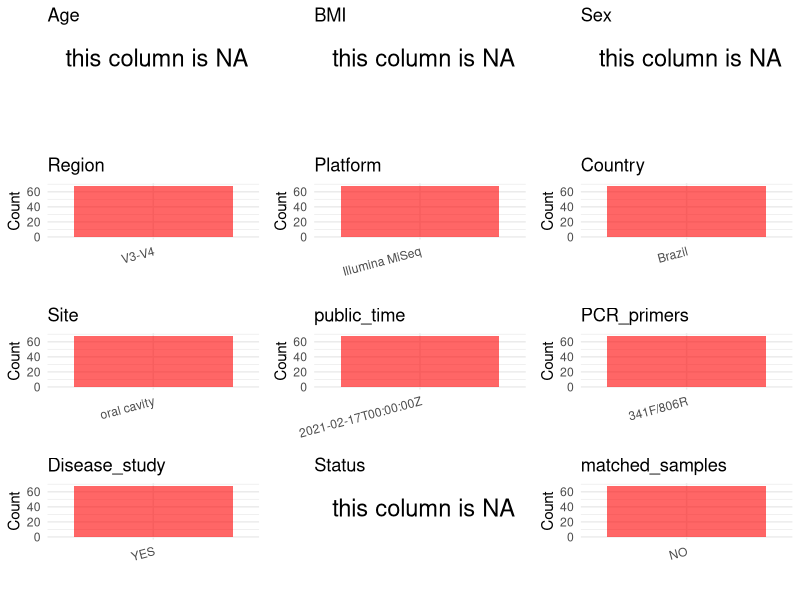

Recreate this plot in R. (Note: this script raises an error after producing the figure.)
## ---- chunk 1
# Load necessary libraries
library(dplyr)
library(ggplot2)
library(cowplot)

# Set working directory (update this path to your local directory)
setwd("D:/studylearning/董彪师兄项目/任务/张辰飞/PRJNA700849")

# Read the initial metadata files
initial_meta<-read.csv("SraRunTable.csv",header = T)

# Combine the two metadata files
#meta <- rbind(initial_meta, initial_meta1)

#Remove entries non-oral samples
#initial_meta <- subset(initial_meta,isolate %in% c("saliva","tongue coat"))

# Check the number of samples containing "HT" in Sample.Name (e.g., healthy controls)
#nrow(subset(meta, grepl("HT", Sample.Name)))

# Display the first few rows of the metadata
head(initial_meta)
## ---- chunk 2
# Create a uniform metadata dataframe
metadata <- data.frame(
  BioProject = initial_meta$BioProject,
  Run = initial_meta$Run,
  sample_name = initial_meta$Sample.Name,
  Age = NA,
  BMI = NA,
  Sex= NA,
  Region = "V3-V4",
  Platform = initial_meta$Instrument,
  Country = initial_meta$geo_loc_name_country,
  Site = initial_meta$host_tissue_sampled,
  public_time = initial_meta$ReleaseDate,
  stringsAsFactors = FALSE
)
## ---- chunk 3
# Add information obtained from the publication
metadata$PCR_primers <- "341F/806R"
metadata$title <- "Taxonomic and Functional Dysregulation in Salivary Microbiomes During Oral Carcinogenesis"
metadata$Disease_study <- "YES"
# Assign disease status based on sample_name patterns
metadata$Status <- NA_character_

#extract subject id by remove prefix of sample_name
#metadata$sample_name <- gsub("T|CR|CS|C|N|S", "", metadata$sample_name)

# Check initial data distribution
cat("Initial sample distribution:\n")
table(metadata$sample_name)
table(metadata$Site)

# Calculate sampling frequency per subject
sample_counts <- table(metadata$sample_name)
cat("\nNumber of samples per subject:\n")
print(sample_counts)

# Create matched_samples column
metadata$matched_samples <- ifelse(metadata$sample_name %in% names(sample_counts[sample_counts >= 2]), "YES", "NO")

cat("\nMatched samples distribution:\n")
table(metadata$matched_samples)

# Identify samples for removal: single samples excluding oral cavity
single_samples <- names(sample_counts[sample_counts == 1])
samples_to_remove <- metadata$sample_name %in% single_samples & !(metadata$Site %in% c("oral cavity"))

cat("\nNumber of samples to be removed:", sum(samples_to_remove), "\n")

# Remove identified samples
metadata_clean <- metadata[!samples_to_remove, ]

cat("\nFinal sample distribution after cleaning:\n")
table(metadata_clean$sample_name)
table(metadata_clean$Site)
table(metadata_clean$matched_samples)

# Use cleaned dataset for subsequent analysis
metadata <- metadata_clean
## ---- chunk 4
# Check the number of unique runs and sample names
print(paste("Number of unique runs:", length(unique(metadata$Run))))
print(paste("Number of unique sample names:", length(unique(metadata$sample_name))))
## ---- chunk 5
# Select columns for visualization
plot_data <- metadata %>%
  select(-BioProject, -Run, -sample_name, -title)

# Function to create simple plots for each column
create_simple_plots <- function(data) {
  plots <- list()
  
  for (col in colnames(data)) {
    # Check if the column is all NA
    if (all(is.na(data[[col]]))) {
      # Create an empty plot with text indicating all NA
      p <- ggplot() +
        annotate("text", x = 0.5, y = 0.5, label = "this column is NA", size = 6) +
        labs(title = col) +
        theme_void()
    } else if (is.numeric(data[[col]])) {
      # Numeric variable: histogram
      p <- ggplot(data, aes(x = .data[[col]])) +
        geom_histogram(fill = "blue", alpha = 0.6, bins = 20, na.rm = TRUE) +
        labs(title = col) +
        theme_minimal()
    } else {
      # Categorical variable: bar plot (remove NA values)
      count_data <- as.data.frame(table(data[[col]], useNA = "ifany"))
      p <- ggplot(count_data, aes(x = reorder(Var1, -Freq), y = Freq)) +
        geom_col(fill = "red", alpha = 0.6) +
        labs(title = col, x = NULL, y = "Count") +
        theme_minimal() +
        theme(axis.text.x = element_text(angle = 15, hjust = 1))
    }
    plots[[col]] <- p
  }
  
  return(plots)
}

# Generate and arrange plots
plots <- create_simple_plots(plot_data)
p<-plot_grid(plots$Age, 
          plots$BMI, 
          plots$Sex, 
          plots$Region, 
          plots$Platform, 
          plots$Country, 
          plots$Site,
          plots$public_time, 
          plots$PCR_primers,
          plots$Disease_study,
          plots$Status,
          plots$matched_samples,# add 
          ncol = 3, align = "hv", axis = "lb")
ggsave("Metadata_Summary.png", plot = p, width = 8, height = 6, dpi = 150, bg = "white")
## ---- chunk 6
knitr::include_graphics("Metadata_Summary.png")
## ---- chunk 7
# Reorder columns to match the desired format
metadata <- metadata[, c(
  "BioProject", "Run", "sample_name", "Age", "BMI", "Sex", 
  "Region", "Platform", "Country", "Site", "public_time", 
  "PCR_primers", "title", "Disease_study", "Status","matched_samples"
)]

# Export the uniform metadata to a CSV file
write.csv(metadata, file = "metadata.csv", quote = FALSE)
head(metadata)
